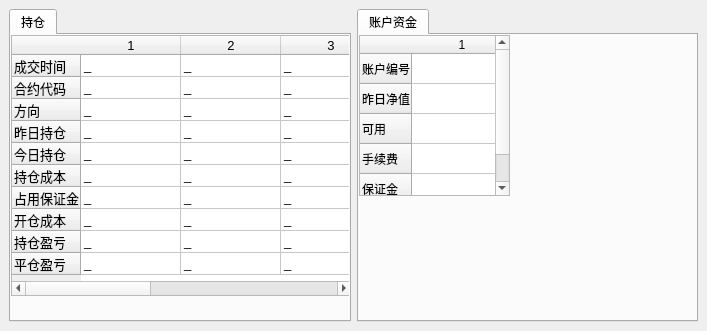
  <widget class="QDockWidget" name="dockWidget_2">
   <property name="minimumSize">
    <size>
     <width>707</width>
     <height>331</height>
    </size>
   </property>
   <property name="features">
    <set>QDockWidget::DockWidgetFloatable|QDockWidget::DockWidgetMovable</set>
   </property>
   <attribute name="dockWidgetArea">
    <number>8</number>
   </attribute>
   <widget class="QWidget" name="dockWidgetContents_2">
    <layout class="QGridLayout" name="gridLayout_10">
     <item row="0" column="0">
      <widget class="QTabWidget" name="tabWidget_INFO">
       <property name="currentIndex">
        <number>0</number>
       </property>
       <widget class="QWidget" name="tab_HOLD">
        <attribute name="title">
         <string>持仓</string>
        </attribute>
        <widget class="QTableWidget" name="tableWidget_position">
         <property name="geometry">
          <rect>
           <x>0</x>
           <y>0</y>
           <width>341</width>
           <height>261</height>
          </rect>
         </property>
         <property name="font">
          <font>
           <pointsize>10</pointsize>
          </font>
         </property>
         <property name="editTriggers">
          <set>QAbstractItemView::NoEditTriggers</set>
         </property>
         <property name="selectionBehavior">
          <enum>QAbstractItemView::SelectColumns</enum>
         </property>
         <attribute name="verticalHeaderDefaultSectionSize">
          <number>22</number>
         </attribute>
         <attribute name="verticalHeaderMinimumSectionSize">
          <number>18</number>
         </attribute>
         <row>
          <property name="text">
           <string>成交时间</string>
          </property>
         </row>
         <row>
          <property name="text">
           <string>合约代码</string>
          </property>
         </row>
         <row>
          <property name="text">
           <string>方向</string>
          </property>
         </row>
         <row>
          <property name="text">
           <string>昨日持仓</string>
          </property>
         </row>
         <row>
          <property name="text">
           <string>今日持仓</string>
          </property>
         </row>
         <row>
          <property name="text">
           <string>持仓成本</string>
          </property>
         </row>
         <row>
          <property name="text">
           <string>占用保证金</string>
          </property>
         </row>
         <row>
          <property name="text">
           <string>开仓成本</string>
          </property>
         </row>
         <row>
          <property name="text">
           <string>持仓盈亏</string>
          </property>
         </row>
         <row>
          <property name="text">
           <string>平仓盈亏</string>
          </property>
         </row>
         <column>
          <property name="text">
           <string>1</string>
          </property>
         </column>
         <column>
          <property name="text">
           <string>2</string>
          </property>
         </column>
         <column>
          <property name="text">
           <string>3</string>
          </property>
         </column>
         <column>
          <property name="text">
           <string>4</string>
          </property>
         </column>
         <column>
          <property name="text">
           <string>5</string>
          </property>
         </column>
         <item row="0" column="0">
          <property name="text">
           <string>_</string>
          </property>
         </item>
         <item row="0" column="1">
          <property name="text">
           <string>_</string>
          </property>
         </item>
         <item row="0" column="2">
          <property name="text">
           <string>_</string>
          </property>
         </item>
         <item row="0" column="3">
          <property name="text">
           <string>_</string>
          </property>
         </item>
         <item row="0" column="4">
          <property name="text">
           <string>_</string>
          </property>
         </item>
         <item row="1" column="0">
          <property name="text">
           <string>_</string>
          </property>
         </item>
         <item row="1" column="1">
          <property name="text">
           <string>_</string>
          </property>
         </item>
         <item row="1" column="2">
          <property name="text">
           <string>_</string>
          </property>
         </item>
         <item row="1" column="3">
          <property name="text">
           <string>_</string>
          </property>
         </item>
         <item row="1" column="4">
          <property name="text">
           <string>_</string>
          </property>
         </item>
         <item row="2" column="0">
          <property name="text">
           <string>_</string>
          </property>
         </item>
         <item row="2" column="1">
          <property name="text">
           <string>_</string>
          </property>
         </item>
         <item row="2" column="2">
          <property name="text">
           <string>_</string>
          </property>
         </item>
         <item row="2" column="3">
          <property name="text">
           <string>_</string>
          </property>
         </item>
         <item row="2" column="4">
          <property name="text">
           <string>_</string>
          </property>
         </item>
         <item row="3" column="0">
          <property name="text">
           <string>_</string>
          </property>
         </item>
         <item row="3" column="1">
          <property name="text">
           <string>_</string>
          </property>
         </item>
         <item row="3" column="2">
          <property name="text">
           <string>_</string>
          </property>
         </item>
         <item row="3" column="3">
          <property name="text">
           <string>_</string>
          </property>
         </item>
         <item row="3" column="4">
          <property name="text">
           <string>_</string>
          </property>
         </item>
         <item row="4" column="0">
          <property name="text">
           <string>_</string>
          </property>
         </item>
         <item row="4" column="1">
          <property name="text">
           <string>_</string>
          </property>
         </item>
         <item row="4" column="2">
          <property name="text">
           <string>_</string>
          </property>
         </item>
         <item row="4" column="3">
          <property name="text">
           <string>_</string>
          </property>
         </item>
         <item row="4" column="4">
          <property name="text">
           <string>_</string>
          </property>
         </item>
         <item row="5" column="0">
          <property name="text">
           <string>_</string>
          </property>
         </item>
         <item row="5" column="1">
          <property name="text">
           <string>_</string>
          </property>
         </item>
         <item row="5" column="2">
          <property name="text">
           <string>_</string>
          </property>
         </item>
         <item row="5" column="3">
          <property name="text">
           <string>_</string>
          </property>
         </item>
         <item row="5" column="4">
          <property name="text">
           <string>_</string>
          </property>
         </item>
         <item row="6" column="0">
          <property name="text">
           <string>_</string>
          </property>
         </item>
         <item row="6" column="1">
          <property name="text">
           <string>_</string>
          </property>
         </item>
         <item row="6" column="2">
          <property name="text">
           <string>_</string>
          </property>
         </item>
         <item row="6" column="3">
          <property name="text">
           <string>_</string>
          </property>
         </item>
         <item row="6" column="4">
          <property name="text">
           <string>_</string>
          </property>
         </item>
         <item row="7" column="0">
          <property name="text">
           <string>_</string>
          </property>
         </item>
         <item row="7" column="1">
          <property name="text">
           <string>_</string>
          </property>
         </item>
         <item row="7" column="2">
          <property name="text">
           <string>_</string>
          </property>
         </item>
         <item row="7" column="3">
          <property name="text">
           <string>_</string>
          </property>
         </item>
         <item row="7" column="4">
          <property name="text">
           <string>_</string>
          </property>
         </item>
         <item row="8" column="0">
          <property name="text">
           <string>_</string>
          </property>
         </item>
         <item row="8" column="1">
          <property name="text">
           <string>_</string>
          </property>
         </item>
         <item row="8" column="2">
          <property name="text">
           <string>_</string>
          </property>
         </item>
         <item row="8" column="3">
          <property name="text">
           <string>_</string>
          </property>
         </item>
         <item row="8" column="4">
          <property name="text">
           <string>_</string>
          </property>
         </item>
         <item row="9" column="0">
          <property name="text">
           <string>_</string>
          </property>
         </item>
         <item row="9" column="1">
          <property name="text">
           <string>_</string>
          </property>
         </item>
         <item row="9" column="2">
          <property name="text">
           <string>_</string>
          </property>
         </item>
         <item row="9" column="3">
          <property name="text">
           <string>_</string>
          </property>
         </item>
         <item row="9" column="4">
          <property name="text">
           <string>_</string>
          </property>
         </item>
        </widget>
       </widget>
      </widget>
     </item>
     <item row="0" column="1">
      <widget class="QTabWidget" name="tabWidget_INFO_2">
       <property name="currentIndex">
        <number>0</number>
       </property>
       <widget class="QWidget" name="tab_5">
        <attribute name="title">
         <string>账户资金</string>
        </attribute>
        <widget class="QTableWidget" name="tableWidget_Account">
         <property name="geometry">
          <rect>
           <x>0</x>
           <y>0</y>
           <width>151</width>
           <height>161</height>
          </rect>
         </property>
         <property name="editTriggers">
          <set>QAbstractItemView::NoEditTriggers</set>
         </property>
         <row>
          <property name="text">
           <string>账户编号</string>
          </property>
         </row>
         <row>
          <property name="text">
           <string>昨日净值</string>
          </property>
         </row>
         <row>
          <property name="text">
           <string>可用</string>
          </property>
         </row>
         <row>
          <property name="text">
           <string>手续费</string>
          </property>
         </row>
         <row>
          <property name="text">
           <string>保证金</string>
          </property>
         </row>
         <column>
          <property name="text">
           <string>1</string>
          </property>
         </column>
        </widget>
       </widget>
      </widget>
     </item>
    </layout>
   </widget>
  </widget>
